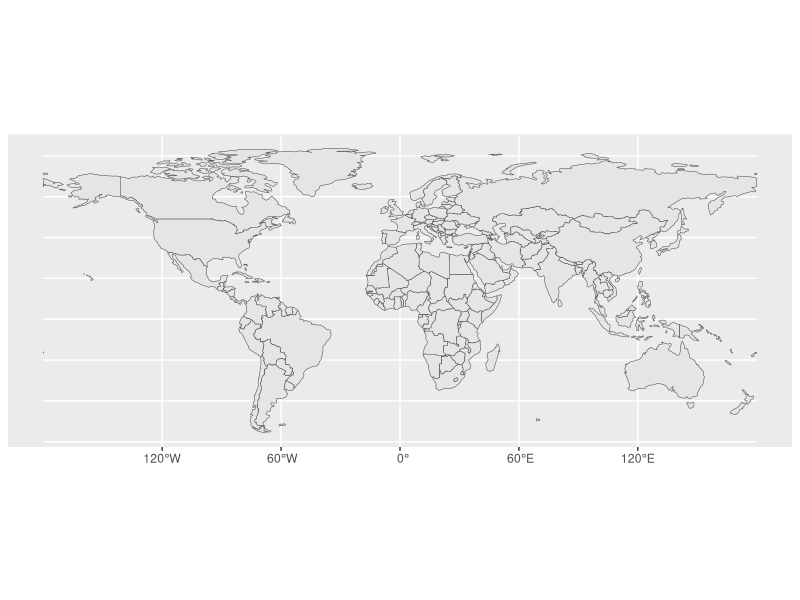
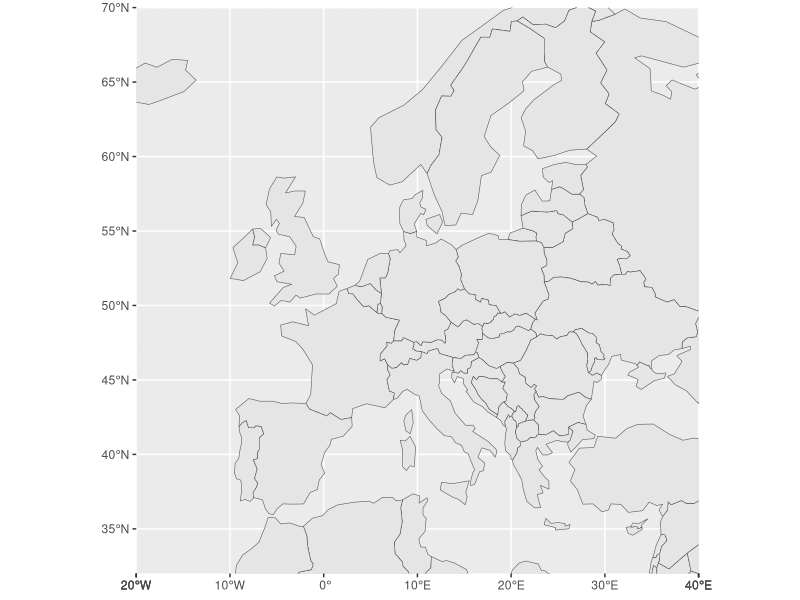

Write R code to recreate these figures, in order.
# How to make map of European Union in R & RStudio
# Author: ILYA BYKOV https://prof-bykov.blogspot.com/ 

# Part 1. Preparing

# Install R packages if necessary 
install.packages("sf", dependencies = TRUE) # sf is Simple Features for geographical data
install.packages("tidyverse", dependencies = TRUE) # packages like ggplot2, dplyr, stringr, etc.
install.packages("rnaturalearth", dependencies = TRUE) # world data from from Natural Earth

# Load R packages 
library("sf")
library("tidyverse")
library("rnaturalearth")

# Part 2. Preparing map

# Get world data
world <- ne_countries(scale = "small", returnclass = "sf") %>%
  filter(admin != "Antarctica")
# ne_countries contains the data from rnaturalearth package 
# small is for minimizing variables
# returnclass is for simple features

# Check world data if necessary 
view(world)

# Simple world map
world %>%
  ggplot() +
  geom_sf()

# Europe region 

world %>%
  ggplot() +
  geom_sf() +
  coord_sf(xlim = c(-20.0, 40.0), ylim = c(32.0, 70.0), expand = FALSE)
# xlim = left, right
# ylim = bottom, top
